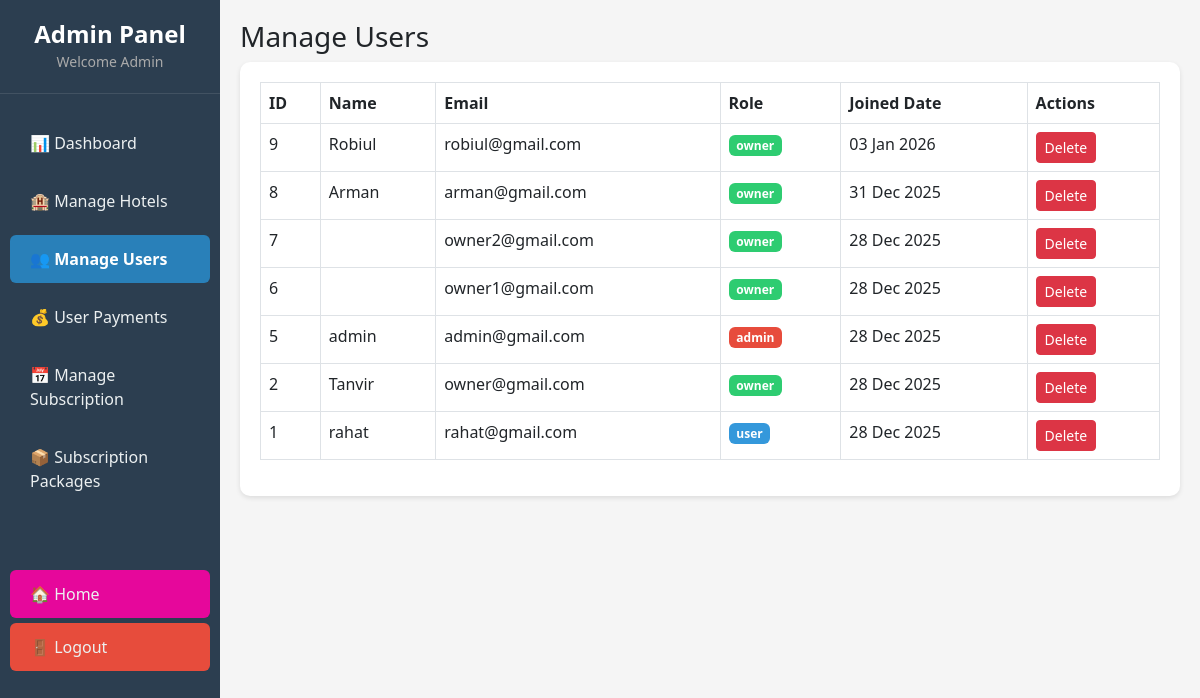
Before: /admin/users.php (signed in) with the older database file.
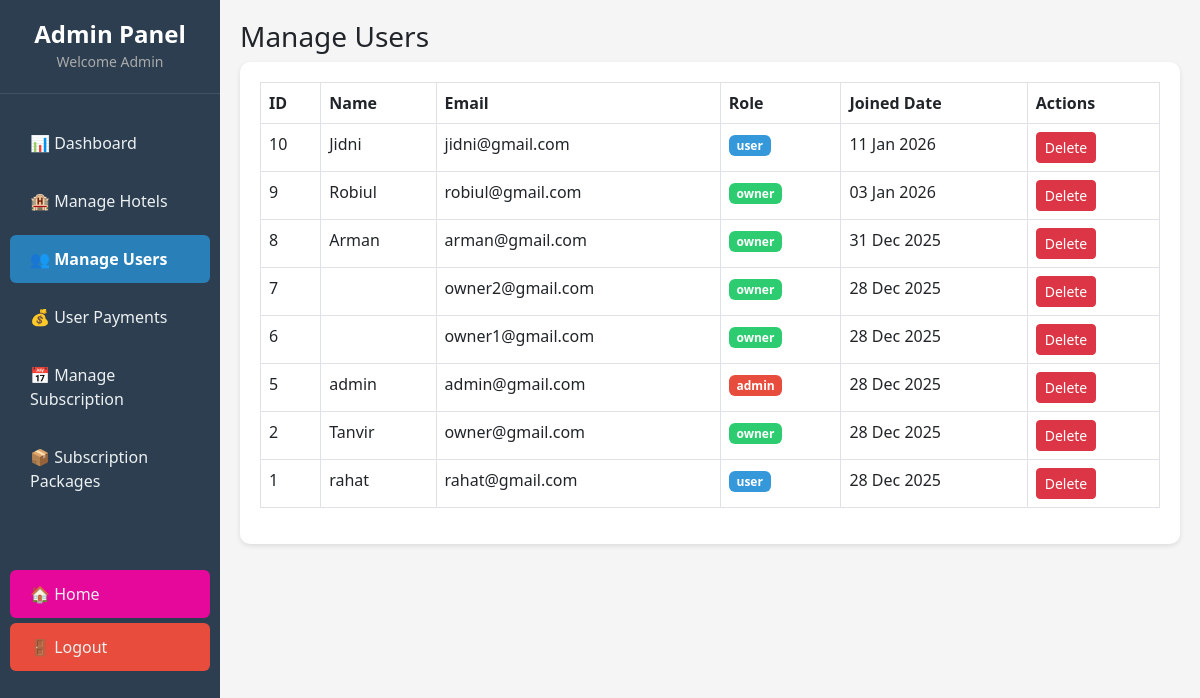
After: the same page with the newer database file.
### tables this page shows
CREATE TABLE `users` (
  `id` int(11) NOT NULL,
  `name` varchar(100) DEFAULT NULL,
  `email` varchar(150) DEFAULT NULL,
  `password` varchar(255) DEFAULT NULL,
  `role` enum('admin','owner','user') DEFAULT 'user',
  `created_at` timestamp NOT NULL DEFAULT current_timestamp()
);

### admin/users.php (the view, shortened to what this page needs)
<?php
include "../db_connect.php";
$sql = "SELECT * FROM users ORDER BY id DESC";
$result = mysqli_query($conn, $sql);
?>
<!DOCTYPE html>
<html>
<head>
    <link href="https://cdn.jsdelivr.net/npm/bootstrap@5.3.0/dist/css/bootstrap.min.css" rel="stylesheet">
</head>
<body>
<?php include "sidebar.php"; ?>
<div class="main">
    <h3>Manage Users</h3>
    <div class="table-box">
        <table class="table table-bordered">
            <tr>
                <th>ID</th>
                <th>Name</th>
                <th>Email</th>
                <th>Role</th>
                <th>Joined Date</th>
                <th>Actions</th>
            </tr>
            <?php if(mysqli_num_rows($result) > 0): ?>
                <?php while($row = mysqli_fetch_assoc($result)): ?>
                <tr>
                    <td><?php echo $row['id']; ?></td>
                    <td><?php echo $row['name']; ?></td>
                    <td><?php echo $row['email']; ?></td>
                    <td>
                        <?php
                        $badge_class = 'badge-user';
                        if($row['role'] == 'owner') $badge_class = 'badge-owner';
                        if($row['role'] == 'admin') $badge_class = 'badge-admin';
                        ?>
                        <span class="badge <?php echo $badge_class; ?>">
                            <?php echo $row['role']; ?>
                        </span>
                    </td>
                    <td><?php echo date('d M Y', strtotime($row['created_at'])); ?></td>
                    <td>
                        <a href="delete_user.php?id=<?php echo $row['id']; ?>"
                           class="btn btn-danger btn-sm"
                           onclick="return confirm('Delete this user?')">Delete</a>
                    </td>
                </tr>
                <?php endwhile; ?>
            <?php else: ?>
                <tr>
                    <td colspan="6" class="text-center">No users found</td>
                </tr>
            <?php endif; ?>
        </table>
    </div>
</div>
</body>
</html>

Changed rows visible on the page:
added users: id "10", name "Jidni", email "jidni@gmail.com", role "user", created_at "11 Jan 2026"
